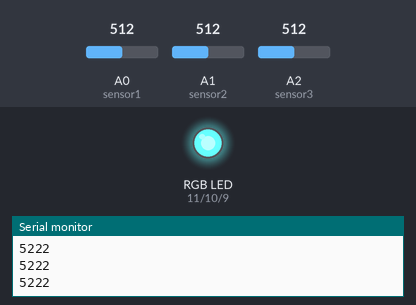
Simulated run of this sketch. Board: Arduino Uno, built with avr-gcc and run on an emulated ATmega328P. Parts: an RGB LED mixed from three pins (HIGH = lit), the last lines printed to the serial monitor. The test bench sets the inputs (shaded band); at power-on: A0 (sensor1) = 512, A1 (sensor2) = 512, A2 (sensor3) = 512. Dim RGB values are drawn brighter than linear.

Above: at 1.2 s.
1.3 s: A0 (sensor1) set to 716
At 2.0 s:
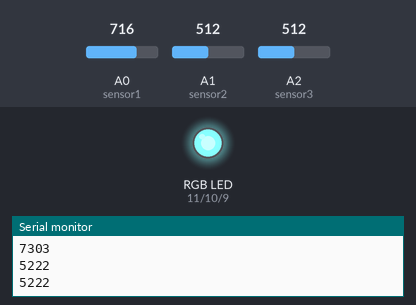
2.8 s: A1 (sensor2) set to 0
At 3.8 s:
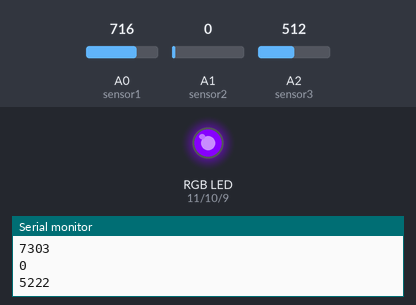
4.3 s: A2 (sensor3) set to 0
At 5.5 s:
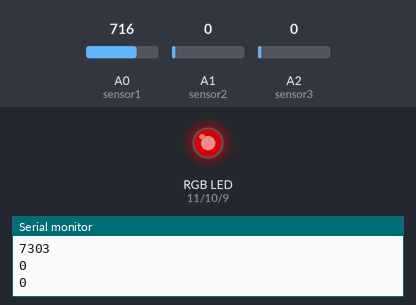
5.8 s: A1 (sensor2) set to 122
At 7.0 s:
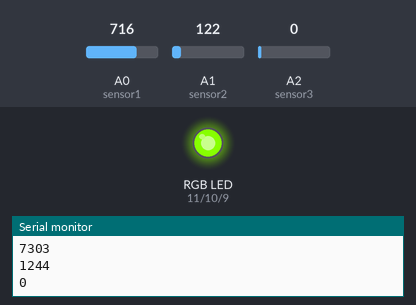
7.3 s: A0 (sensor1) set to 900
At 7.7 s:
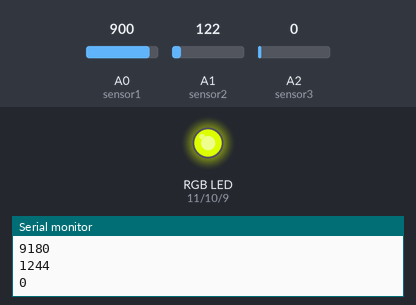
8.8 s: A2 (sensor3) set to 306
At 9.4 s:
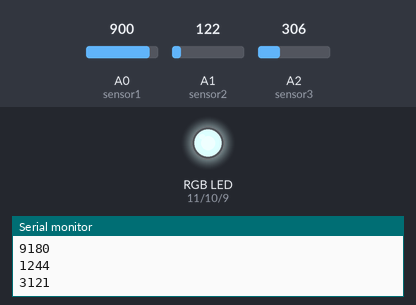
Timing chart, 0 to 11.3 s (numbered marks = the images above; inputs shaded):
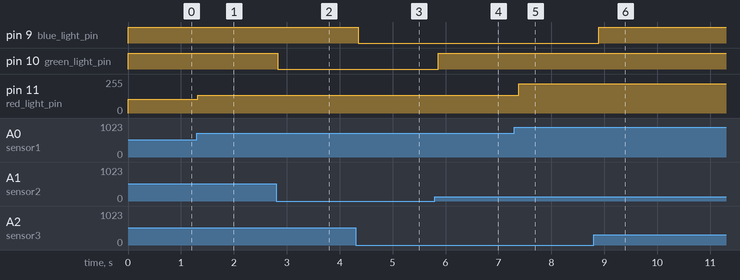

Measured:
- after the input at 1.3 s, pin 11 (red_light_pin): 102/255 → 135/255 at once
- after the input at 2.8 s, pin 10 (green_light_pin): HIGH → LOW at once
- after the input at 4.3 s, pin 9 (blue_light_pin): HIGH → LOW after 0.05 s
- after the input at 5.8 s, pin 10 (green_light_pin): LOW → HIGH after 0.06 s
- after the input at 7.3 s, pin 11 (red_light_pin): 135/255 → 220/255 after 0.08 s
- after the input at 8.8 s, pin 9 (blue_light_pin): LOW → HIGH after 0.09 s

The sketch:

Lab02_Voltage_Dividers.ino
```cpp
int red_light_pin= 11;
int green_light_pin = 10;
int blue_light_pin = 9;

int sensor1 = A0;
int sensor2 = A1;
int sensor3 = A2;

void setup() {

  Serial.begin(9600);

  pinMode(sensor1, INPUT);
  pinMode(sensor2, INPUT);
  pinMode(sensor3, INPUT);

  pinMode(red_light_pin, OUTPUT);
  pinMode(green_light_pin, OUTPUT);
  pinMode(blue_light_pin, OUTPUT);
}
void loop() {

int sensorValue1 = analogRead(sensor1);
int sensorValue2 = analogRead(sensor2);
int sensorValue3 = analogRead(sensor3);

sensorValue1 = map(sensorValue1, 0, 25, 0, 255);
sensorValue2 = map(sensorValue2, 0, 25, 0, 255);
sensorValue3 = map(sensorValue3, 0, 25, 0, 255);

RGB_color(sensorValue1, sensorValue2, sensorValue3);

Serial.println(sensorValue1);
Serial.println(sensorValue2);
Serial.println(sensorValue3);
Serial.println();

delay(100);


//  RGB_color(255, 0, 0); // Red
//  delay(1000);
//  RGB_color(0, 255, 0); // Green
//  delay(1000);
//  RGB_color(0, 0, 255); // Blue
//  delay(1000);
//  RGB_color(255, 255, 125); // Raspberry
//  delay(1000);
//  RGB_color(0, 255, 255); // Cyan
//  delay(1000);
//  RGB_color(255, 0, 255); // Magenta
//  delay(1000);
//  RGB_color(255, 255, 0); // Yellow
//  delay(1000);
//  RGB_color(255, 255, 255); // White
//  delay(1000);
}
void RGB_color(int red_light_value, int green_light_value, int blue_light_value)
 {
  analogWrite(red_light_pin, red_light_value);
  analogWrite(green_light_pin, green_light_value);
  analogWrite(blue_light_pin, blue_light_value);
}
```
